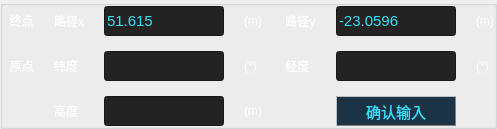
                <widget class="QGroupBox" name="grpMapCorditBindEdit">
                 <property name="sizePolicy">
                  <sizepolicy hsizetype="Preferred" vsizetype="Preferred">
                   <horstretch>0</horstretch>
                   <verstretch>0</verstretch>
                  </sizepolicy>
                 </property>
                 <property name="title">
                  <string/>
                 </property>
                 <layout class="QGridLayout" name="gridLayout_7">
                  <property name="leftMargin">
                   <number>0</number>
                  </property>
                  <property name="topMargin">
                   <number>0</number>
                  </property>
                  <property name="rightMargin">
                   <number>0</number>
                  </property>
                  <property name="bottomMargin">
                   <number>0</number>
                  </property>
                  <property name="spacing">
                   <number>0</number>
                  </property>
                  <item row="0" column="0">
                   <layout class="QGridLayout" name="gridMapCorditBindEdit">
                    <property name="horizontalSpacing">
                     <number>20</number>
                    </property>
                    <property name="verticalSpacing">
                     <number>15</number>
                    </property>
                    <item row="3" column="2">
                     <widget class="QLineEdit" name="editOriginHeight">
                      <property name="sizePolicy">
                       <sizepolicy hsizetype="Fixed" vsizetype="Fixed">
                        <horstretch>0</horstretch>
                        <verstretch>0</verstretch>
                       </sizepolicy>
                      </property>
                      <property name="minimumSize">
                       <size>
                        <width>120</width>
                        <height>30</height>
                       </size>
                      </property>
                      <property name="maximumSize">
                       <size>
                        <width>120</width>
                        <height>16777215</height>
                       </size>
                      </property>
                      <property name="styleSheet">
                       <string notr="true">background-color:rgb(35,35,35);color:rgb(50,223,249);font:11pt</string>
                      </property>
                      <property name="text">
                       <string/>
                      </property>
                     </widget>
                    </item>
                    <item row="3" column="1">
                     <widget class="QLabel" name="label_16">
                      <property name="sizePolicy">
                       <sizepolicy hsizetype="Maximum" vsizetype="Preferred">
                        <horstretch>0</horstretch>
                        <verstretch>0</verstretch>
                       </sizepolicy>
                      </property>
                      <property name="maximumSize">
                       <size>
                        <width>50</width>
                        <height>16777215</height>
                       </size>
                      </property>
                      <property name="styleSheet">
                       <string notr="true">QLabel{font:11pt '仿宋' bold; color:rgb(255,255,255);}</string>
                      </property>
                      <property name="text">
                       <string>高度</string>
                      </property>
                     </widget>
                    </item>
                    <item row="2" column="6">
                     <widget class="QLabel" name="label_15">
                      <property name="sizePolicy">
                       <sizepolicy hsizetype="Maximum" vsizetype="Preferred">
                        <horstretch>0</horstretch>
                        <verstretch>0</verstretch>
                       </sizepolicy>
                      </property>
                      <property name="maximumSize">
                       <size>
                        <width>30</width>
                        <height>16777215</height>
                       </size>
                      </property>
                      <property name="styleSheet">
                       <string notr="true">QLabel{font:8pt '仿宋' bold; color:rgb(255,255,255);}</string>
                      </property>
                      <property name="text">
                       <string>(°)</string>
                      </property>
                     </widget>
                    </item>
                    <item row="2" column="5">
                     <widget class="QLineEdit" name="editOriginLongitude">
                      <property name="sizePolicy">
                       <sizepolicy hsizetype="Fixed" vsizetype="Fixed">
                        <horstretch>0</horstretch>
                        <verstretch>0</verstretch>
                       </sizepolicy>
                      </property>
                      <property name="minimumSize">
                       <size>
                        <width>120</width>
                        <height>30</height>
                       </size>
                      </property>
                      <property name="maximumSize">
                       <size>
                        <width>120</width>
                        <height>16777215</height>
                       </size>
                      </property>
                      <property name="styleSheet">
                       <string notr="true">background-color:rgb(35,35,35);color:rgb(50,223,249);font:11pt</string>
                      </property>
                      <property name="text">
                       <string/>
                      </property>
                     </widget>
                    </item>
                    <item row="2" column="4">
                     <widget class="QLabel" name="label_14">
                      <property name="sizePolicy">
                       <sizepolicy hsizetype="Maximum" vsizetype="Preferred">
                        <horstretch>0</horstretch>
                        <verstretch>0</verstretch>
                       </sizepolicy>
                      </property>
                      <property name="maximumSize">
                       <size>
                        <width>50</width>
                        <height>16777215</height>
                       </size>
                      </property>
                      <property name="styleSheet">
                       <string notr="true">QLabel{font:11pt '仿宋' bold; color:rgb(255,255,255);}</string>
                      </property>
                      <property name="text">
                       <string> 经度</string>
                      </property>
                     </widget>
                    </item>
                    <item row="2" column="3">
                     <widget class="QLabel" name="label_13">
                      <property name="sizePolicy">
                       <sizepolicy hsizetype="Maximum" vsizetype="Preferred">
                        <horstretch>0</horstretch>
                        <verstretch>0</verstretch>
                       </sizepolicy>
                      </property>
                      <property name="maximumSize">
                       <size>
                        <width>30</width>
                        <height>16777215</height>
                       </size>
                      </property>
                      <property name="styleSheet">
                       <string notr="true">QLabel{font:8pt '仿宋' bold; color:rgb(255,255,255);}</string>
                      </property>
                      <property name="text">
                       <string>(°)</string>
                      </property>
                     </widget>
                    </item>
                    <item row="2" column="2">
                     <widget class="QLineEdit" name="editOriginLatitude">
                      <property name="sizePolicy">
                       <sizepolicy hsizetype="Fixed" vsizetype="Fixed">
                        <horstretch>0</horstretch>
                        <verstretch>0</verstretch>
                       </sizepolicy>
                      </property>
                      <property name="minimumSize">
                       <size>
                        <width>120</width>
                        <height>30</height>
                       </size>
                      </property>
                      <property name="maximumSize">
                       <size>
                        <width>120</width>
                        <height>16777215</height>
                       </size>
                      </property>
                      <property name="styleSheet">
                       <string notr="true">font:11pt '仿宋' bold; color:rgb(21,197,212);background-color: rgb(35, 35, 35);</string>
                      </property>
                      <property name="text">
                       <string/>
                      </property>
                     </widget>
                    </item>
                    <item row="2" column="1">
                     <widget class="QLabel" name="label_12">
                      <property name="sizePolicy">
                       <sizepolicy hsizetype="Maximum" vsizetype="Preferred">
                        <horstretch>0</horstretch>
                        <verstretch>0</verstretch>
                       </sizepolicy>
                      </property>
                      <property name="maximumSize">
                       <size>
                        <width>50</width>
                        <height>16777215</height>
                       </size>
                      </property>
                      <property name="styleSheet">
                       <string notr="true">QLabel{font:11pt '仿宋' bold; color:rgb(255,255,255);}</string>
                      </property>
                      <property name="text">
                       <string>纬度</string>
                      </property>
                     </widget>
                    </item>
                    <item row="2" column="0">
                     <widget class="QLabel" name="label_11">
                      <property name="sizePolicy">
                       <sizepolicy hsizetype="Maximum" vsizetype="Preferred">
                        <horstretch>0</horstretch>
                        <verstretch>0</verstretch>
                       </sizepolicy>
                      </property>
                      <property name="maximumSize">
                       <size>
                        <width>50</width>
                        <height>16777215</height>
                       </size>
                      </property>
                      <property name="styleSheet">
                       <string notr="true">QLabel{font:11pt '仿宋' bold; color:rgb(255,255,255);}</string>
                      </property>
                      <property name="text">
                       <string>  原点</string>
                      </property>
                     </widget>
                    </item>
                    <item row="1" column="5">
                     <widget class="QLineEdit" name="editPathENUEndPointY">
                      <property name="sizePolicy">
                       <sizepolicy hsizetype="Fixed" vsizetype="Fixed">
                        <horstretch>0</horstretch>
                        <verstretch>0</verstretch>
                       </sizepolicy>
                      </property>
                      <property name="minimumSize">
                       <size>
                        <width>120</width>
                        <height>30</height>
                       </size>
                      </property>
                      <property name="maximumSize">
                       <size>
                        <width>120</width>
                        <height>16777215</height>
                       </size>
                      </property>
                      <property name="styleSheet">
                       <string notr="true">background-color:rgb(35,35,35);color:rgb(50,223,249);font:11pt</string>
                      </property>
                      <property name="text">
                       <string>-23.0596</string>
                      </property>
                     </widget>
                    </item>
                    <item row="1" column="4">
                     <widget class="QLabel" name="label_9">
                      <property name="sizePolicy">
                       <sizepolicy hsizetype="Maximum" vsizetype="Preferred">
                        <horstretch>0</horstretch>
                        <verstretch>0</verstretch>
                       </sizepolicy>
                      </property>
                      <property name="maximumSize">
                       <size>
                        <width>50</width>
                        <height>16777215</height>
                       </size>
                      </property>
                      <property name="styleSheet">
                       <string notr="true">QLabel{font:11pt '仿宋' bold; color:rgb(255,255,255);}</string>
                      </property>
                      <property name="text">
                       <string> 路径y</string>
                      </property>
                     </widget>
                    </item>
                    <item row="1" column="3">
                     <widget class="QLabel" name="label_8">
                      <property name="sizePolicy">
                       <sizepolicy hsizetype="Maximum" vsizetype="Preferred">
                        <horstretch>0</horstretch>
                        <verstretch>0</verstretch>
                       </sizepolicy>
                      </property>
                      <property name="maximumSize">
                       <size>
                        <width>30</width>
                        <height>16777215</height>
                       </size>
                      </property>
                      <property name="styleSheet">
                       <string notr="true">QLabel{font:8pt '仿宋' bold; color:rgb(255,255,255);}</string>
                      </property>
                      <property name="text">
                       <string>(m)</string>
                      </property>
                     </widget>
                    </item>
                    <item row="1" column="1">
                     <widget class="QLabel" name="label_7">
                      <property name="sizePolicy">
                       <sizepolicy hsizetype="Maximum" vsizetype="Preferred">
                        <horstretch>0</horstretch>
                        <verstretch>0</verstretch>
                       </sizepolicy>
                      </property>
                      <property name="maximumSize">
                       <size>
                        <width>50</width>
                        <height>16777215</height>
                       </size>
                      </property>
                      <property name="styleSheet">
                       <string notr="true">QLabel{font:11pt '仿宋' bold; color:rgb(255,255,255);}</string>
                      </property>
                      <property name="text">
                       <string>路径x</string>
                      </property>
                     </widget>
                    </item>
                    <item row="1" column="0">
                     <widget class="QLabel" name="label_6">
                      <property name="sizePolicy">
                       <sizepolicy hsizetype="Maximum" vsizetype="Preferred">
                        <horstretch>0</horstretch>
                        <verstretch>0</verstretch>
                       </sizepolicy>
                      </property>
                      <property name="maximumSize">
                       <size>
                        <width>50</width>
                        <height>16777215</height>
                       </size>
                      </property>
                      <property name="styleSheet">
                       <string notr="true">QLabel{font:11pt '仿宋' bold; color:rgb(255,255,255);}</string>
                      </property>
                      <property name="text">
                       <string>  终点</string>
                      </property>
                     </widget>
                    </item>
                    <item row="3" column="5">
                     <widget class="QPushButton" name="btnMapCordtEnter">
                      <property name="sizePolicy">
                       <sizepolicy hsizetype="Maximum" vsizetype="Minimum">
                        <horstretch>0</horstretch>
                        <verstretch>0</verstretch>
                       </sizepolicy>
                      </property>
                      <property name="minimumSize">
                       <size>
                        <width>120</width>
                        <height>30</height>
                       </size>
                      </property>
                      <property name="maximumSize">
                       <size>
                        <width>120</width>
                        <height>30</height>
                       </size>
                      </property>
                      <property name="styleSheet">
                       <string notr="true">QPushButton{font:11pt;width:120px;color:rgb(50,223,249); background-color:rgb(28,50,69); border-radius:0px; border:1px groove gray;border-style:outset;}
QPushButton:hover{background-color:rgb(50,223,249);color:rgb(28,50,69);}
QPushButton:pressed{color:yellow;border-style:inset;}</string>
                      </property>
                      <property name="text">
                       <string>确认输入</string>
                      </property>
                     </widget>
                    </item>
                    <item row="1" column="2">
                     <widget class="QLineEdit" name="editPathENUEndPointX">
                      <property name="sizePolicy">
                       <sizepolicy hsizetype="Fixed" vsizetype="Fixed">
                        <horstretch>0</horstretch>
                        <verstretch>0</verstretch>
                       </sizepolicy>
                      </property>
                      <property name="minimumSize">
                       <size>
                        <width>120</width>
                        <height>30</height>
                       </size>
                      </property>
                      <property name="maximumSize">
                       <size>
                        <width>120</width>
                        <height>16777215</height>
                       </size>
                      </property>
                      <property name="styleSheet">
                       <string notr="true">background-color:rgb(35,35,35);color:rgb(50,223,249);font:11pt</string>
                      </property>
                      <property name="text">
                       <string>51.615</string>
                      </property>
                     </widget>
                    </item>
                    <item row="1" column="6">
                     <widget class="QLabel" name="label_10">
                      <property name="sizePolicy">
                       <sizepolicy hsizetype="Maximum" vsizetype="Preferred">
                        <horstretch>0</horstretch>
                        <verstretch>0</verstretch>
                       </sizepolicy>
                      </property>
                      <property name="maximumSize">
                       <size>
                        <width>30</width>
                        <height>16777215</height>
                       </size>
                      </property>
                      <property name="styleSheet">
                       <string notr="true">QLabel{font:8pt '仿宋' bold; color:rgb(255,255,255);}</string>
                      </property>
                      <property name="text">
                       <string>(m)</string>
                      </property>
                     </widget>
                    </item>
                    <item row="3" column="3">
                     <widget class="QLabel" name="label_17">
                      <property name="sizePolicy">
                       <sizepolicy hsizetype="Maximum" vsizetype="Preferred">
                        <horstretch>0</horstretch>
                        <verstretch>0</verstretch>
                       </sizepolicy>
                      </property>
                      <property name="maximumSize">
                       <size>
                        <width>30</width>
                        <height>16777215</height>
                       </size>
                      </property>
                      <property name="styleSheet">
                       <string notr="true">QLabel{font:8pt '仿宋' bold; color:rgb(255,255,255);}</string>
                      </property>
                      <property name="text">
                       <string>(m)</string>
                      </property>
                     </widget>
                    </item>
                   </layout>
                  </item>
                 </layout>
                </widget>
